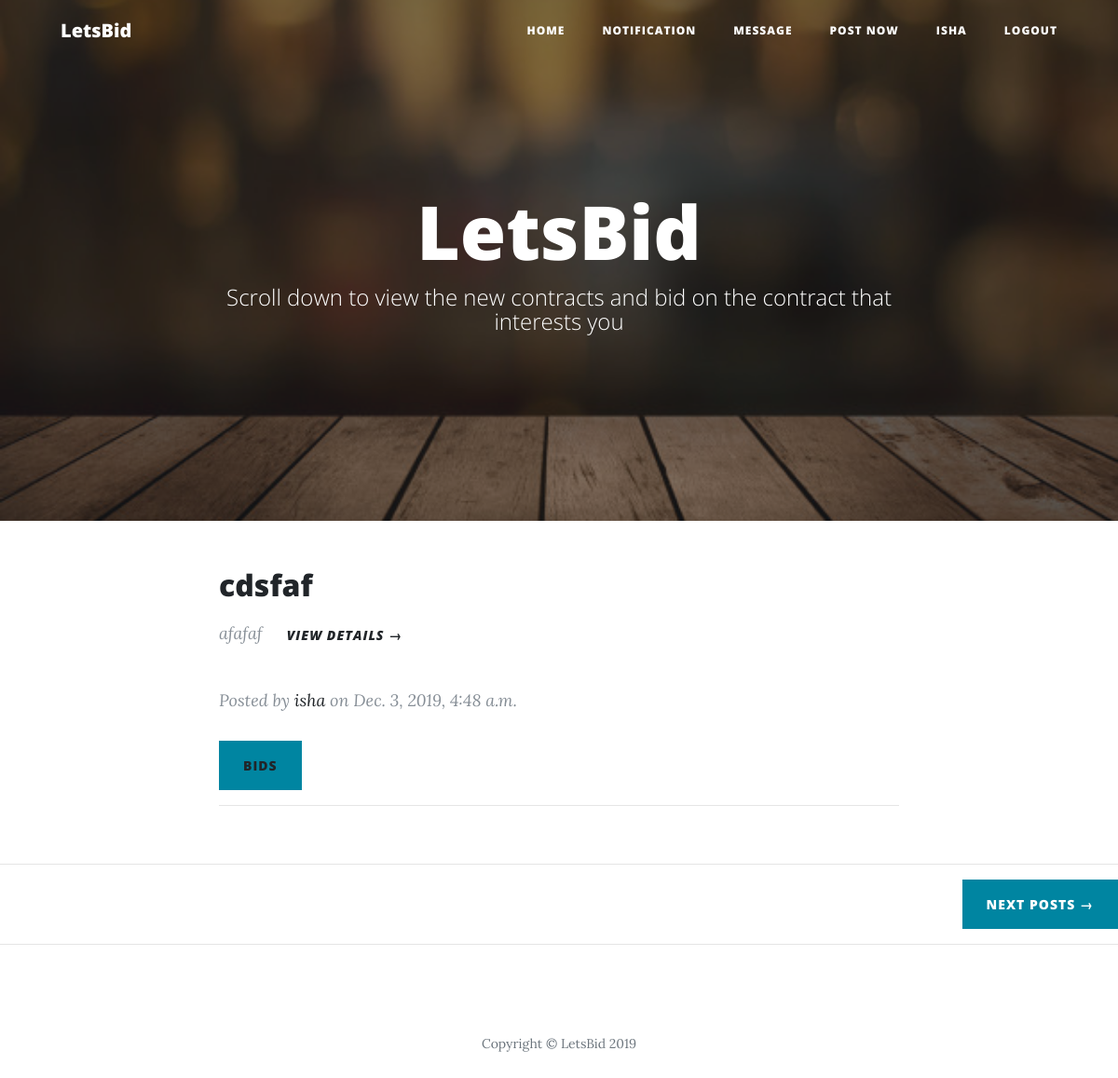
The app's page / (signed in) with its own data.
### entries/models.py (models this page shows, shortened)
class Contract(models.Model):
    contract_title = models.CharField(max_length=250)
    contract_details = models.TextField()
    contract_price = models.IntegerField()
    contract_date = models.DateTimeField(auto_now_add=True)
    contract_deadline = models.DateTimeField()
    contract_creator = models.ForeignKey(User, on_delete=models.CASCADE)
    contract_image1 = models.ImageField(upload_to='contract_image' , blank=True)
    contract_image2 = models.ImageField(upload_to='contract_image' , blank=True)
    contract_doc = models.FileField(upload_to='documents', blank=True)
    contract_paymentVerification = models.ImageField(upload_to='payment' , blank=True)
    approved_contract = models.BooleanField(default=False)
    class Meta:
        verbose_name_plural = "entries"

### entries/views.py (the view)
# urls.py: path('', HomeView.as_view(), name = 'letsbid-home'),
class HomeView(LoginRequiredMixin, ListView):
	model = Contract
	template_name = 'entries/index.html'
	context_object_name = "blog_entries"
	ordering = ['-contract_date']
	paginate_by = 3

### templates/entries/index.html (shortened to what this page needs)
{% load static %}
<!DOCTYPE html>
<html lang="en">
<head>
  <link href="{% static 'entries/vendor/bootstrap/css/bootstrap.min.css' %}" rel="stylesheet">
  <link href="{% static 'entries/vendor/fontawesome-free/css/all.min.css' %}" rel="stylesheet" type="text/css">
  <link href="{% static 'entries/css/clean-blog.min.css' %}" rel="stylesheet">
</head>
<body>
  <nav class="navbar navbar-expand-lg navbar-light fixed-top" id="mainNav">
    <div class="container">
      <a class="navbar-brand" href="{% url 'letsbid-home' %}">LetsBid</a>
      <div class="collapse navbar-collapse" id="navbarResponsive">
        <ul class="navbar-nav ml-auto">
          <li class="nav-item">
            <a class="nav-link" href="{% url 'letsbid-home' %}">Home</a>
          </li>
          <li class="nav-item">
            <a class="nav-link" href="{% url 'notification' %}">Notification</a>
          </li>
          <li class="nav-item">
            <a class="nav-link" href="{% url 'message' %}">Message</a>
          </li>
          <li class="nav-item">
            <a class="nav-link" href="{% url 'create_contract' %}">Post now</a>
          </li>
          <li class="nav-item">
            <a class="nav-link" href="{% url 'profile' %}">{{ user.username }}</a>
          </li>
          <li class="nav-item">
            <a class="nav-link" href="{% url 'logout' %}">Logout</a>
          </li>
        </ul>
      </div>
    </div>
  </nav>
  <header class="masthead" style="background-image: url({% static 'entries/img/home-bg.jpg' %})">
    <div class="overlay"></div>
    <div class="container">
      <div class="row">
        <div class="col-lg-8 col-md-10 mx-auto">
          <div class="site-heading">
            <h1>LetsBid</h1>
            <span class="subheading">Scroll down to view the new contracts and bid on the contract that interests you</span>
          </div>
        </div>
      </div>
    </div>
  </header>
  {% for contract in blog_entries %}
  {% if contract.approved_contract %}
  <div class="container">
    <div class="row">
      <div class="col-lg-8 col-md-10 mx-auto">
        <div class="post-preview">
            <h2 class="post-title">
              {{ contract.contract_title }}
            </h2>
            <p class="post-meta">
              {{ contract.contract_details|truncatechars:250 }}<a class="btn btn-link" href="{% url 'contract-detail' contract.pk %}">View Details &rarr;</a>
            </p>
            <p class="post-meta">Posted by
            <a href="{% url 'user-details' pk=contract.contract_creator.pk %}">{{ contract.contract_creator }}</a>
            on {{ contract.contract_date }}</p>
            <a class="btn btn-primary" href="{% url 'contract-detail' pk=contract.pk %}">Bids</a>
            <br>
            <hr>
            <br>
        </div>
      </div>
    </div>
  </div>
  {% endif %}
  {% endfor %}
  <hr>
  {% if is_paginated %}
  <div class="clearfix">
    {% if page_obj.has_next %}
      <a class="btn btn-primary float-right" href="?page={{ page_obj.next_page_number }}">Next Posts &rarr;</a>
    {% endif %}
  </div>
  {% endif %}
  <hr>
  <footer>
    <div class="container">
      <div class="row">
        <div class="col-lg-8 col-md-10 mx-auto">
          <p class="copyright text-muted">Copyright &copy; LetsBid 2019</p>
        </div>
      </div>
    </div>
  </footer>
</body>
</html>

### records on screen
Contract: contract_title "cdsfaf", contract_details "afafaf", contract_creator "isha", contract_date "Dec. 3, 2019, 4:48 a.m."

### other values on screen
{{ user.username }} "ISHA"
